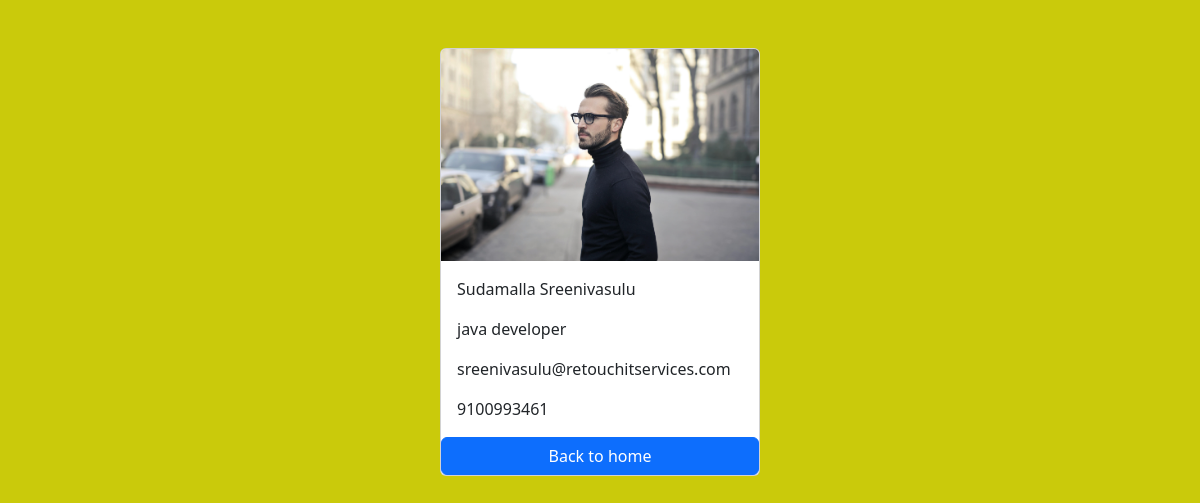
Screenshot of /employees/2/ with the database file from the repository.
### employee/models.py (models this page shows, shortened)
class employee(models.Model):
    first_name=models.CharField(max_length=100)
    last_name=models.CharField(max_length=100)
    photo=models.ImageField(upload_to='images')
    desigantion= models.CharField(max_length=100)
    email_address=models.EmailField(max_length=100,unique=True)
    phone_number=models.CharField(max_length=13,blank=True)
    created_at=models.DateTimeField(auto_now_add=True)
    updated_at=models.DateTimeField(auto_now=True)

### employee/views.py (the view)
# urls.py: path('<int:pk>/', views.Employee_detail , name='Employee_detail')
def Employee_detail(request,pk):
    Employee= get_object_or_404(employee, pk=pk)
    context={
        'Employee':Employee,
    }
    return render(request,'Employee_detail.html',context)

### templates/Employee_detail.html (shortened to what this page needs)
{% load static %}
<!DOCTYPE html>
<html>
<head>
<link href="https://cdn.jsdelivr.net/npm/bootstrap@5.3.8/dist/css/bootstrap.min.css" rel="stylesheet">
<link rel="stylesheet" href="{% static 'css/style.css' %}">
</head>
<body>
<div class="container pt-5">
 <div class="card mx-auto" style="width: 20rem;">
  <img src="{{Employee.photo.url}}" class="card-img-top" alt="...">
  <div class="card-body">
    <p class="card-text">{{Employee.first_name}} {{Employee.last_name}}</p>
    <p class="card-text">{{Employee.desigantion}}</p>
    <p class="card-text">{{Employee.email_address}}</p>
    <p class="card-text">{{Employee.phone_number}}</p>
  </div>
<a href="{% url 'home' %}" class=" btn btn-primary">Back to home</a>
</div>
</div>
</body>
</html>

### myproject/static/css/style.css (style rules this page uses)
body { background-color: rgb(202, 202, 11); }

### rows the page displays
employee: photo (picture), first_name "Sudamalla", last_name "Sreenivasulu", desigantion "java developer", email_address "sreenivasulu@retouchitservices.com", phone_number "9100993461"
